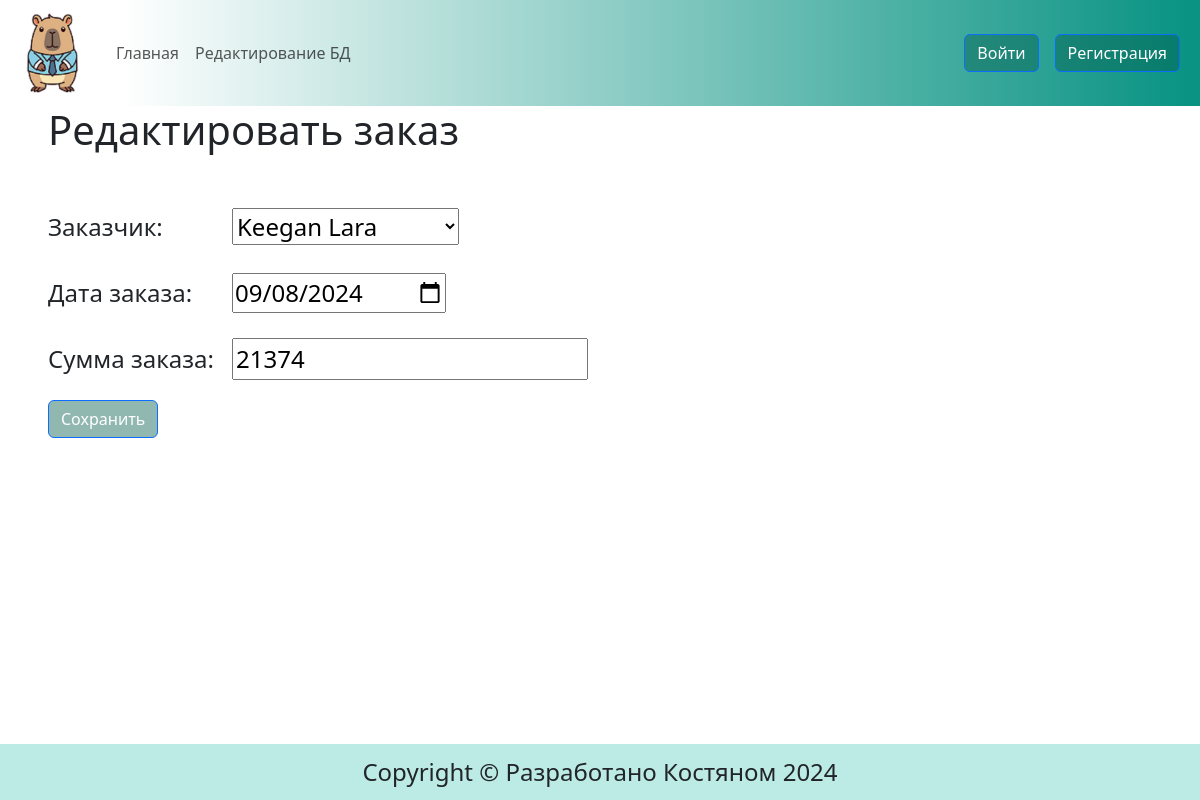
Page /edit/168/ on the committed database.
### main/models.py (models this page shows, shortened)
class Order(models.Model):
    client = models.ForeignKey(Client, on_delete=models.DO_NOTHING, verbose_name='Заказчик')
    order_date = models.DateField(verbose_name="дата заказа")
    amount = models.IntegerField(null=False, verbose_name="сумма заказа")
    class Meta:
        db_table = "order"  # Имя таблицы в БД
        verbose_name = "Заказ"
        verbose_name_plural = "Заказы"
        ordering = ['-order_date']
        indexes = [
            models.Index(fields=['-order_date']),
        ]

### main/views.py (the view)
# urls.py: path('edit/<int:pk>/', views.UpdateOrder.as_view(), name='edit'),
class UpdateOrder(UpdateView):
    form_class = EditdOrderForm
    template_name = "main/add_order.html"
    success_url = reverse_lazy("main:orders")
    extra_context = {
        "title": "Редактировать",
        "content": "Редактировать заказ",
        "button": "Сохранить"
    }
    def get_queryset(self):
        return Order.objects.all()

### main/forms.py
class AddOrderForm(forms.ModelForm):
    client = forms.ModelChoiceField(label="Заказчик", empty_label="Выберите заказчика", queryset=Client.objects.all(), required=True)
    amount = forms.IntegerField(label="Сумма заказа", min_value=1, required=True)
    class Meta:
        model = Order
        fields = ['client', 'order_date', 'amount']
        widgets = {
            'order_date': forms.DateInput(attrs={'type':'date'})
        }

class EditdOrderForm(forms.ModelForm):
    amount = forms.IntegerField(label="Сумма заказа", min_value=1, required=True)
    class Meta:
        model = Order
        fields = ['client', 'order_date', 'amount']
        widgets = {
            'order_date': forms.DateInput(format='%Y-%m-%d', attrs={'type':'date'})
        }

### main/context_processors.py (called while the page is built)
def edit_form_context(request):
    add_order_form = AddOrderForm()
    return {'add_order_form': add_order_form,}

### main/models.py (called while the page is built)
    def __str__(self):
        return str(self.fullname)

### main/templates/main/add_order.html (shortened to what this page needs)
{% extends 'base.html' %} {% load static %}
{% block content %}
<div class="mx-5">
    <h1>{{ content }}</h1>
</div>
<div class="my-5">
    <form action="" method="post">
        <div class="mx-5 bg-3 row">
            {% for f in form %}
            <p class="p-0">
                <label class="col-sm-2 col-form-label" for="{{ f.id_for_label }}">{{f.label}}: </label>{{ f }}
            </p>
            {% endfor %}
        </div>
        <button type="submit" class="mx-5 btn btn-primary">{{button}}</button>
    </form>
</div>
{% endblock  %}

### main/static/main/css/styles.css (style rules this page uses)
p, pre { font-size: clamp(0.75rem, 0.25rem + 2vw, 1.5rem); }
.btn-primary { background-color: rgba(4, 95, 78, 0.441); }
html, body { height: 100%; }
.wrapper { min-height: 100%; display: flex; flex-direction: column; }

### rows in the picture
Order: form "Keegan Lara" "09/08/2024" "21374"

### other values in the picture
{{ content }} "Редактировать заказ"
{{ f.label }} "Заказчик" "Дата заказа" "Сумма заказа"
{{ button }} "Сохранить"
